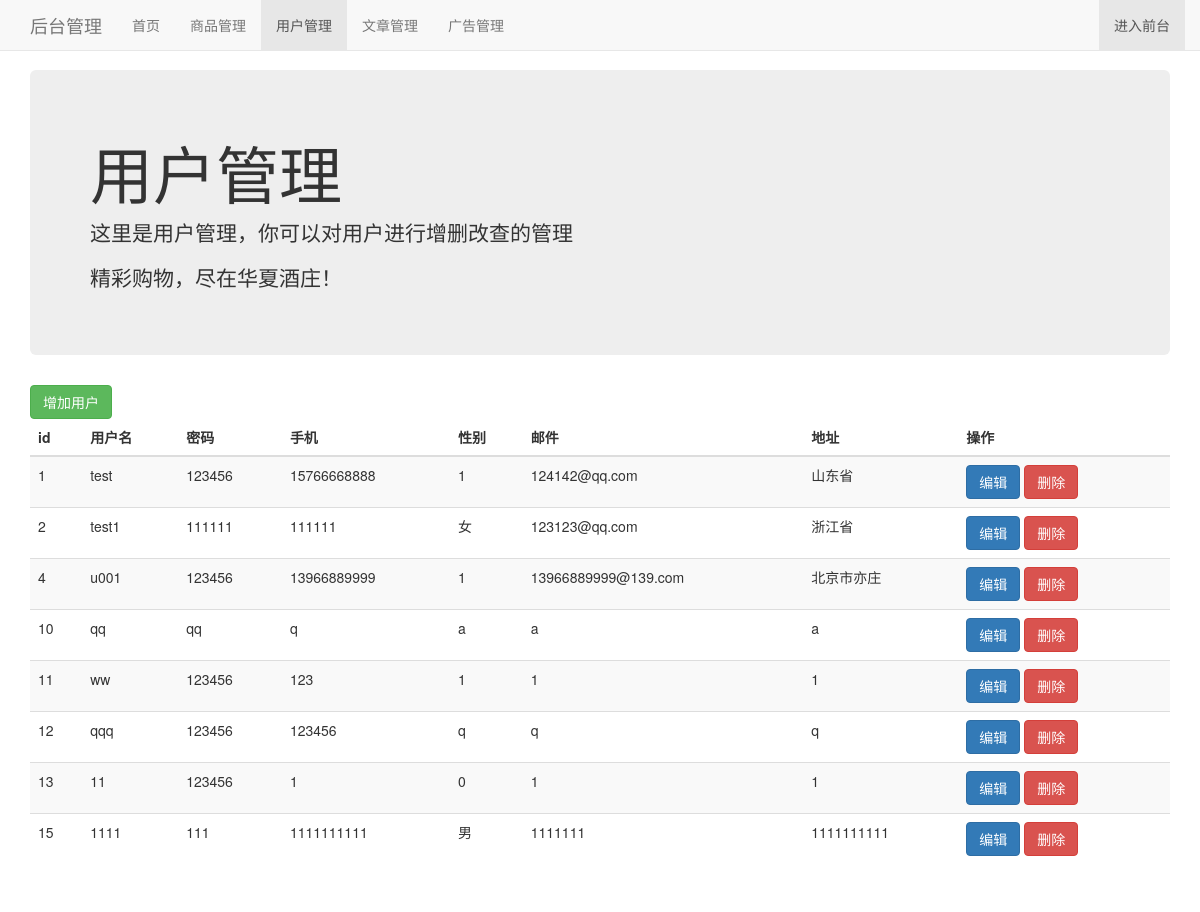
/admin/userlist.php, run on the app's committed database.
### tables this page shows
CREATE TABLE `user` (
  `id` int(11) NOT NULL AUTO_INCREMENT,
  `uname` varchar(255) NOT NULL,
  `pwd` varchar(255) NOT NULL,
  `tel` varchar(30) DEFAULT NULL,
  `sex` varchar(20) DEFAULT NULL,
  `email` varchar(255) DEFAULT NULL,
  `address` varchar(255) DEFAULT NULL,
  `avatar` varchar(255) DEFAULT '/user/touxiang/default.jpg',
  PRIMARY KEY (`id`)
);

### admin/userlist.php (the view, shortened to what this page needs)
<?php
include '../conn.php';
?>
<!DOCTYPE html>
<html lang="zh">
  <head>
    <link href="./css/bootstrap.min.css" rel="stylesheet">
    <link href="./css/navbar-fixed-top.css" rel="stylesheet">
  </head>
  <body>
    <nav class="navbar navbar-default navbar-fixed-top">
      <div class="container">
        <div class="navbar-header">
          <a class="navbar-brand" href="#">后台管理</a>
        </div>
        <div id="navbar" class="navbar-collapse collapse">
          <ul class="nav navbar-nav">
            <li><a href="/admin/main.php">首页</a></li>
            <li><a href="/admin/goodslist.php">商品管理</a></li>
            <li class="active"><a href="/admin/userlist.php">用户管理</a></li>
            <li><a href="/admin/articlelist.php">文章管理</a></li>
            <li><a href="/admin/advlist.php">广告管理</a></li>
          </ul>
          <ul class="nav navbar-nav navbar-right">
            <li class="active"><a href="/index.php">进入前台 <span class="sr-only">(current)</span></a></li>
          </ul>
        </div>
      </div>
    </nav>
    <div class="container">
      <div class="jumbotron">
        <h1>用户管理</h1>
        <p>这里是用户管理，你可以对用户进行增删改查的管理</p>
        <p>精彩购物，尽在华夏酒庄！</p>
      </div>
                <table class="table table-striped">
        <a href="adduser.php" class="btn btn-success">增加用户</a>
        <thead>
          <tr>
            <th>id</th>
            <th>用户名</th>
            <th>密码</th>
            <th>手机</th>
            <th>性别</th>
            <th>邮件</th>
            <th>地址</th>
            <th>操作</th>
          </tr>
        </thead>
        <tbody>
      <?php
      $sql = "SELECT * FROM user";
      $result = $conn->query($sql);
      if ($result->num_rows > 0) {
        while($row = $result->fetch_assoc()) {
          ?>
    <tr>
      <td><?php echo $row["id"]; ?></td>
      <td><?php echo $row["uname"]; ?></td>
      <td><?php echo $row["pwd"]; ?></td>
      <td><?php echo $row["tel"]; ?></td>
      <td><?php echo $row["sex"]; ?></td>
      <td><?php echo $row["email"]; ?></td>
      <td><?php echo $row["address"]; ?></td>
      <td>
        <a href="edituser.php?uid=<?php echo $row['id']?>" class="btn btn-primary">编辑</a>
        <button  class="btn btn-danger" data-toggle="modal" onclick="deluser(<?php echo $row['id']?>)" data-target="#myModal">删除</button>
      </td>
    </tr>
          <?php
        }
      } else {
        echo "0 个结果";
      }
      ?>
    </tbody>
  </table>
  </body>
</html>

### admin/css/navbar-fixed-top.css (style rules this page uses)
body { min-height: 2000px; padding-top: 70px; }

### data on the page
user: id "1", uname "test", pwd "123456", tel "15766668888", sex "1", email "124142@qq.com", address "山东省"
user: id "2", uname "test1", pwd "111111", tel "111111", sex "女", email "123123@qq.com", address "浙江省"
user: id "4", uname "u001", pwd "123456", tel "13966889999", sex "1", email "13966889999@139.com", address "北京市亦庄"
user: id "10", uname "qq", pwd "qq", tel "q", sex "a", email "a", address "a"
user: id "11", uname "ww", pwd "123456", tel "123", sex "1", email "1", address "1"
user: id "12", uname "qqq", pwd "123456", tel "123456", sex "q", email "q", address "q"
user: id "13", uname "11", pwd "123456", tel "1", sex "0", email "1", address "1"
user: id "15", uname "1111", pwd "111", tel "1111111111", sex "男", email "1111111", address "1111111111"
